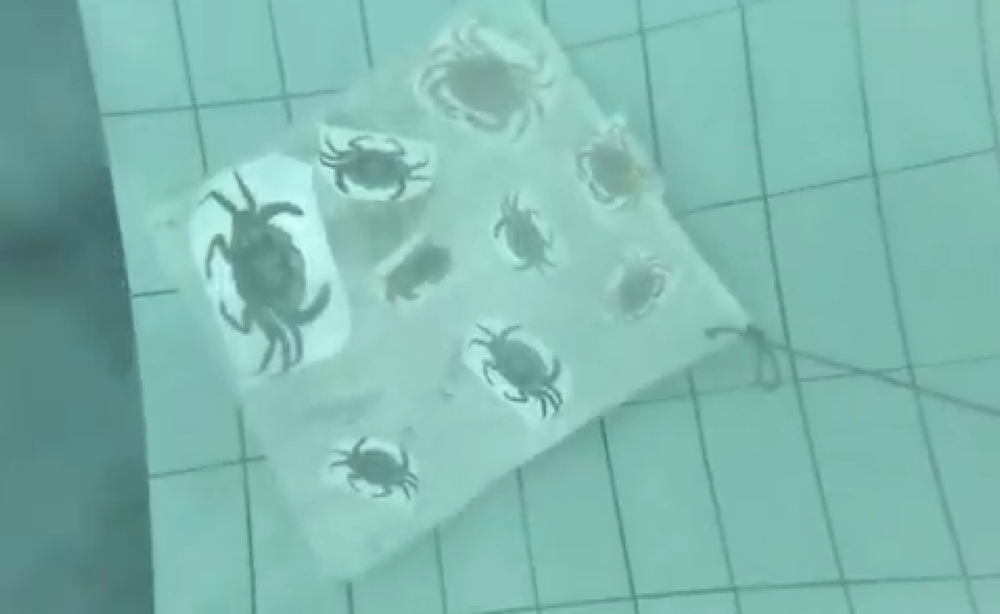
#> input picture side_quest_2/crabs.png, 1000 x 614 px, shrunk from 1436 x 882 before the run
$ python color_correction.py
#> lines starting #> are read from the running program, lines starting #| are printed output that depends on the picture
import cv2
import numpy as np


img = cv2.imread("crabs.png")              # load image
#> img is the input picture: shape (614, 1000, 3); mean B, G, R 175.1, 184.3, 128.1

# White Balance Correction
lab = cv2.cvtColor(img, cv2.COLOR_BGR2LAB)
#> lab: shape (614, 1000, 3); mean of channels 0, 1, 2 180.7, 107.8, 126.8
L, A, B = cv2.split(lab)
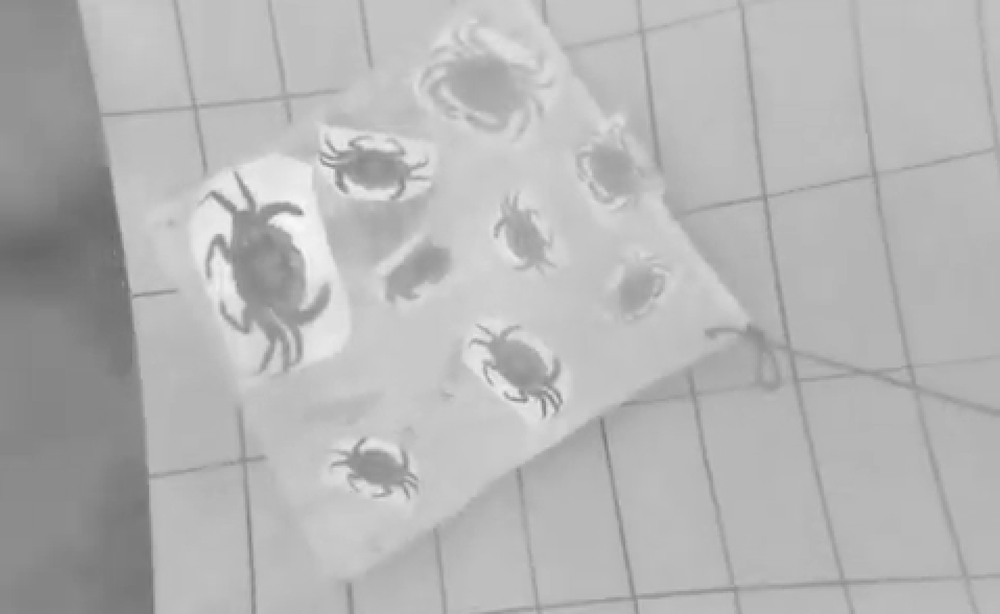
#> L: shape (614, 1000); min 103, max 247, mean 180.7

A = A.astype(np.float32)
B = B.astype(np.float32)

# Correct the underwater color cast
A = A - (np.mean(A) - 128)
B = B - (np.mean(B) - 128)

A = np.clip(A, 0, 255).astype(np.uint8)
B = np.clip(B, 0, 255).astype(np.uint8)

white_balanced = cv2.cvtColor(cv2.merge([L, A, B]),cv2.COLOR_LAB2BGR)

# 3. Red Channel Restoration
b, g, r = cv2.split(white_balanced)

# Enhance the red channel, which is strongly
# attenuated in underwater images
red_enhanced = cv2.equalizeHist(r)
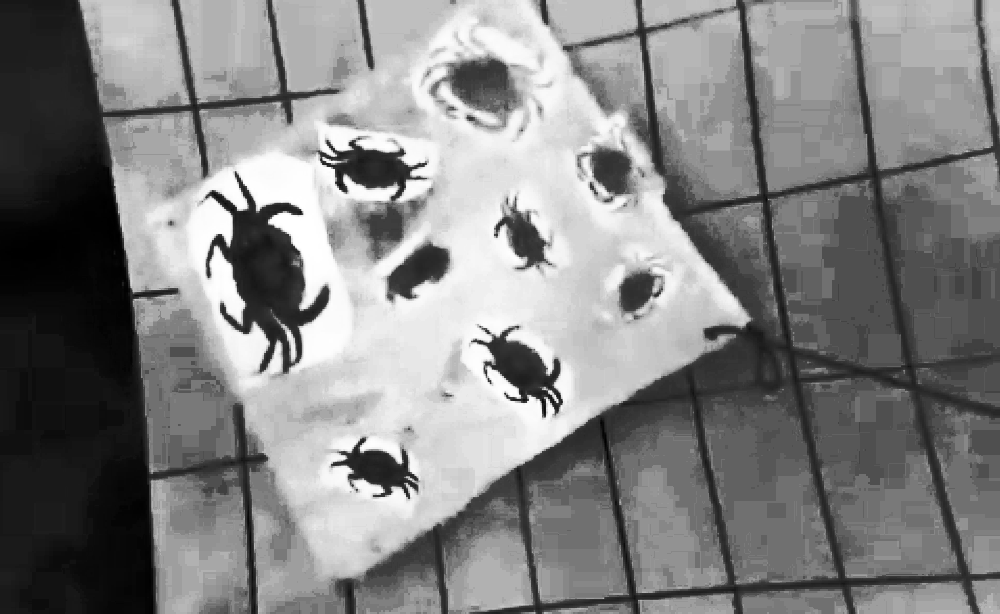
#> red_enhanced: shape (614, 1000); min 0, max 255, mean 130.3
red_strength = .4
r_new = cv2.addWeighted(r,1 - red_strength,red_enhanced,red_strength,0)
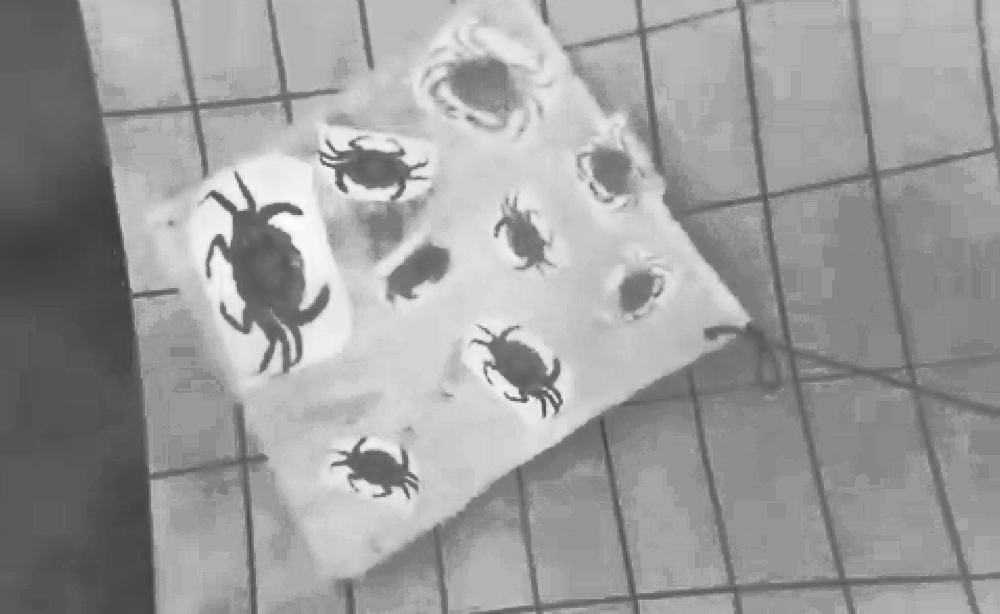
#> r_new: shape (614, 1000); min 61, max 254, mean 156
red_corrected = cv2.merge([b, g, r_new])
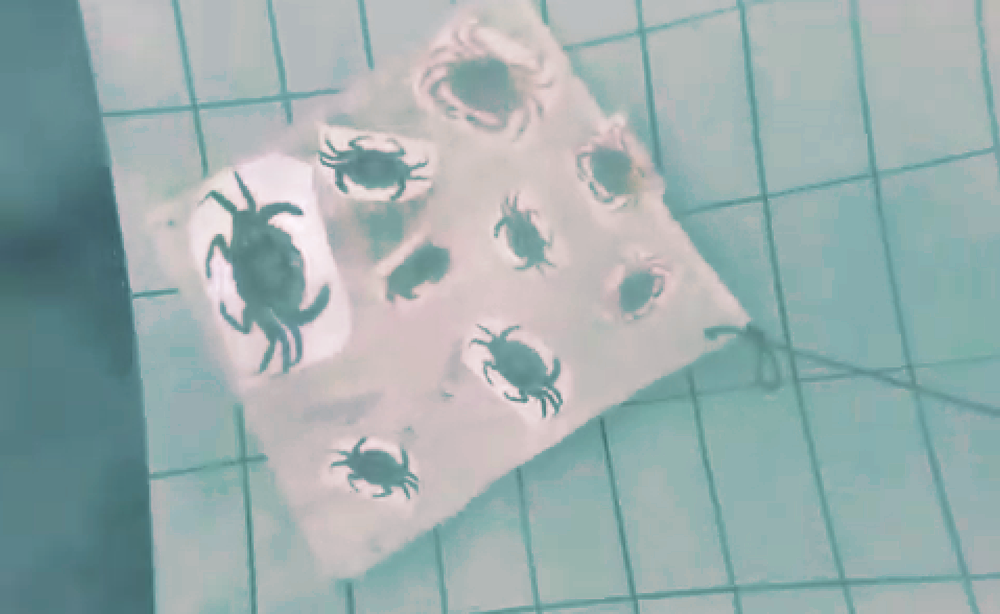
#> red_corrected: shape (614, 1000, 3); mean B, G, R 174, 173.9, 156

#CLAHE Contrast Enhancement
lab = cv2.cvtColor(red_corrected, cv2.COLOR_BGR2LAB)
#> lab: shape (614, 1000, 3); mean of channels 0, 1, 2 177.9, 122, 126
L, A, B = cv2.split(lab)
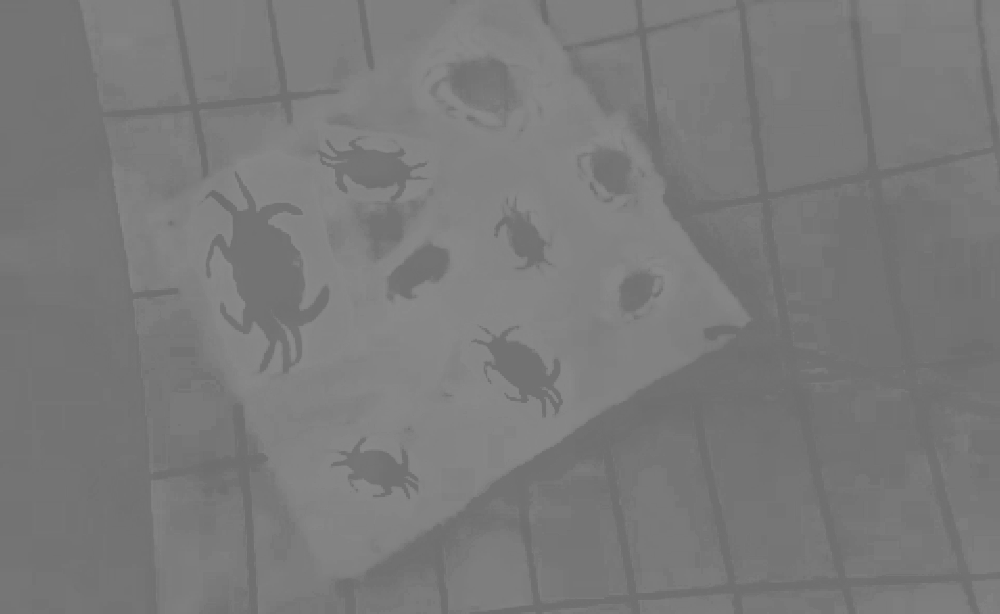
#> A: shape (614, 1000); min 109, max 139, mean 122
clahe = cv2.createCLAHE(clipLimit=2.5,tileGridSize=(16, 16))
L_enhanced = clahe.apply(L)
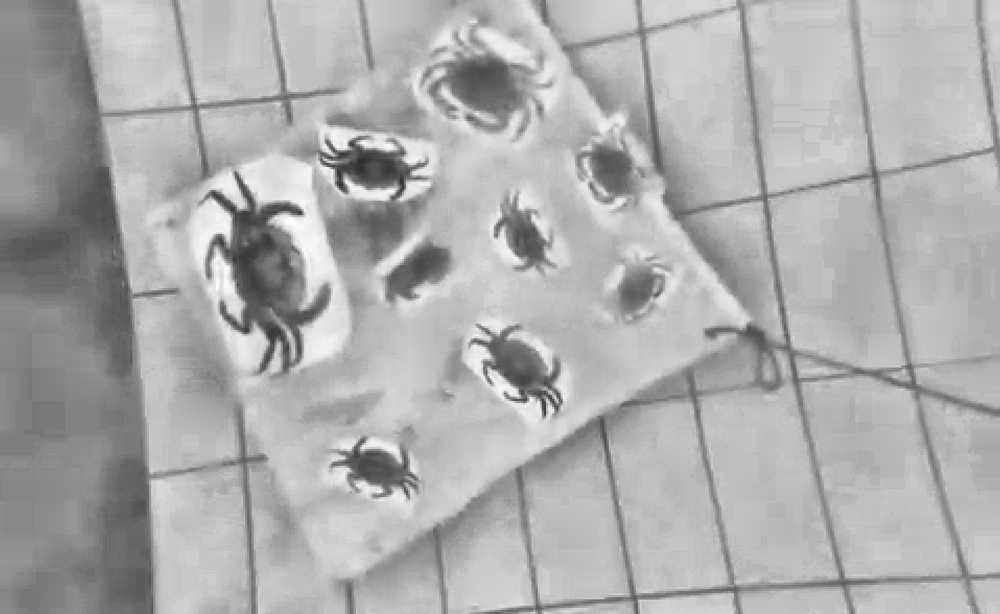
#> L_enhanced: shape (614, 1000); min 46, max 253, mean 173
contrast_enhanced = cv2.cvtColor(cv2.merge([L_enhanced, A, B]),cv2.COLOR_LAB2BGR)
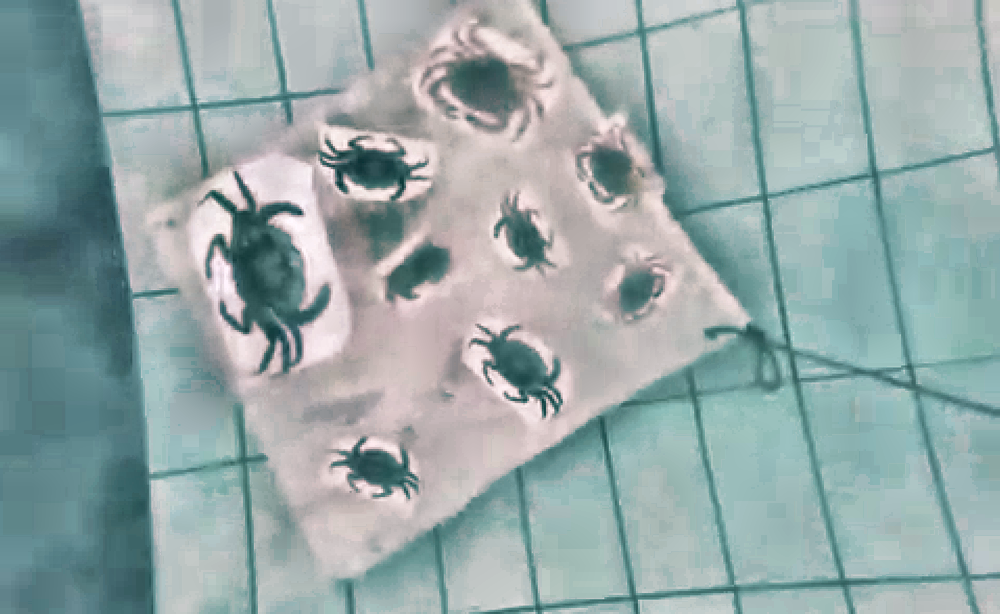
#> contrast_enhanced: shape (614, 1000, 3); mean B, G, R 169.3, 169.2, 151.3

# Sharpening
blur = cv2.GaussianBlur(contrast_enhanced,(3, 3),0)
final_output = cv2.addWeighted(contrast_enhanced,1.8,blur,-0.8,0)

# Save Output
cv2.imwrite("corrected_crabs_colored.png",final_output)
print("Color correction completed successfully.")
print("Output saved as corrected_crabs_colored.png")
